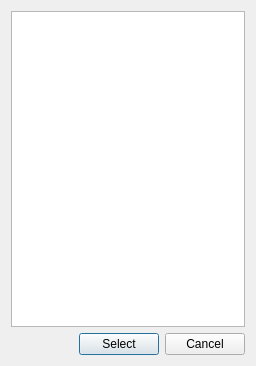
<?xml version="1.0" encoding="UTF-8"?>
<ui version="4.0">
 <class>StringSelector</class>
 <widget class="QDialog" name="StringSelector">
  <property name="geometry">
   <rect>
    <x>0</x>
    <y>0</y>
    <width>256</width>
    <height>366</height>
   </rect>
  </property>
  <property name="windowTitle">
   <string>Select Option</string>
  </property>
  <layout class="QVBoxLayout" name="verticalLayout">
   <item>
    <widget class="QListWidget" name="listWidget">
     <property name="editTriggers">
      <set>QAbstractItemView::NoEditTriggers</set>
     </property>
    </widget>
   </item>
   <item>
    <layout class="QHBoxLayout" name="horizontalLayout">
     <item>
      <spacer name="horizontalSpacer">
       <property name="orientation">
        <enum>Qt::Horizontal</enum>
       </property>
       <property name="sizeHint" stdset="0">
        <size>
         <width>40</width>
         <height>20</height>
        </size>
       </property>
      </spacer>
     </item>
     <item>
      <widget class="QPushButton" name="selectButton">
       <property name="text">
        <string>Select</string>
       </property>
      </widget>
     </item>
     <item>
      <widget class="QPushButton" name="cancelButton">
       <property name="text">
        <string>Cancel</string>
       </property>
      </widget>
     </item>
    </layout>
   </item>
  </layout>
 </widget>
 <resources/>
 <connections>
  <connection>
   <sender>selectButton</sender>
   <signal>clicked()</signal>
   <receiver>StringSelector</receiver>
   <slot>accept()</slot>
   <hints>
    <hint type="sourcelabel">
     <x>140</x>
     <y>343</y>
    </hint>
    <hint type="destinationlabel">
     <x>252</x>
     <y>55</y>
    </hint>
   </hints>
  </connection>
  <connection>
   <sender>cancelButton</sender>
   <signal>clicked()</signal>
   <receiver>StringSelector</receiver>
   <slot>reject()</slot>
   <hints>
    <hint type="sourcelabel">
     <x>227</x>
     <y>348</y>
    </hint>
    <hint type="destinationlabel">
     <x>253</x>
     <y>339</y>
    </hint>
   </hints>
  </connection>
  <connection>
   <sender>listWidget</sender>
   <signal>doubleClicked(QModelIndex)</signal>
   <receiver>selectButton</receiver>
   <slot>click()</slot>
   <hints>
    <hint type="sourcelabel">
     <x>94</x>
     <y>225</y>
    </hint>
    <hint type="destinationlabel">
     <x>127</x>
     <y>347</y>
    </hint>
   </hints>
  </connection>
 </connections>
</ui>
